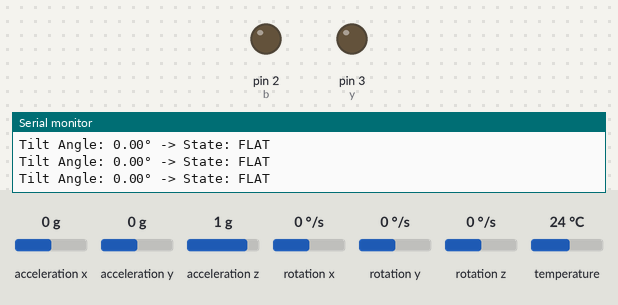
A sketch run on a simulated Arduino Uno, built with avr-gcc and run on an emulated ATmega328P. Shown: output pins drawn as LEDs (lit = HIGH), the last lines printed to the serial monitor. Inputs (shaded band) come from the test bench; at power-on: acceleration y 0 g, acceleration x 0 g, acceleration z 1 g, rotation x 0 °/s, rotation y 0 °/s, rotation z 0 °/s, temperature 24 °C.

Above: at 1.2 s.
1.3 s: acceleration y set to -0.3 g
At 2.1 s:
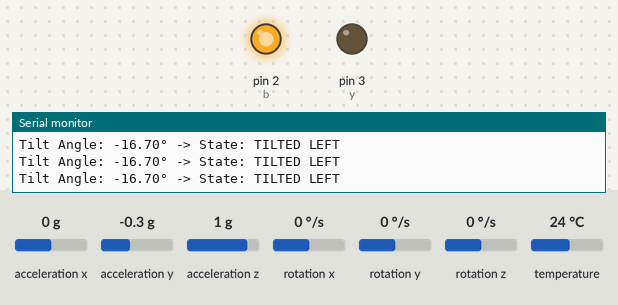
2.9 s: acceleration y set to 0 g
5.9 s: acceleration y set to 0.3 g
At 7.0 s:
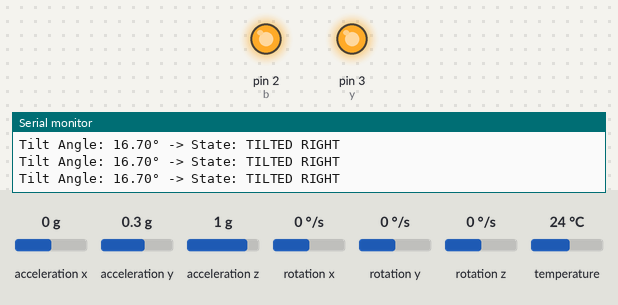
Timing chart, 0 to 8.9 s (numbered marks = the images above; inputs shaded):
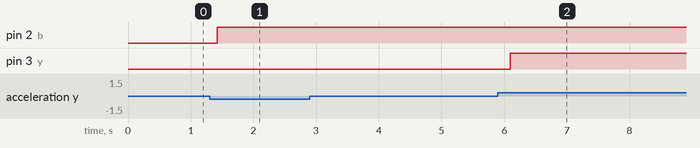

The sketch:

mpu_project.ino
```cpp
/*
  06 - MPU6050 Accelerometer and Gyroscope (I2C)
  Board: Arduino Uno / Nano

  Libraries required (install from Sketch > Include Library > Manage Libraries):
    - "Adafruit MPU6050" by Adafruit .......... version 2.2.6
    - "Adafruit BusIO" by Adafruit ............ version 1.16.1
    - "Adafruit Unified Sensor" by Adafruit ... version 1.1.14
  (If the IDE asks to install dependencies, click "Install all".)

  Wiring (Uno / Nano):
    VCC -> 5V (3.3V also works on most GY-521 boards)
    GND -> GND
    SDA -> A4
    SCL -> A5
*/

#include <Wire.h>               // Library for I2C communication
#include <Adafruit_MPU6050.h>   // Library for the MPU6050 sensor
#include <Adafruit_Sensor.h>    // Gives us the sensors_event_t data type

Adafruit_MPU6050 mpu;   // Create the sensor object

const float TILT_THRESHOLD = 10.0;

const int y=3;
const int b=2;

void setup() {
  Serial.begin(9600);   // Start the Serial Monitor at 9600 baud

  pinMode(y, OUTPUT);
  pinMode(b, OUTPUT);

  if (!mpu.begin()) {   // Try to start the sensor
    Serial.println("MPU6050 not found. Check wiring.");
    while (true);       // Stop here forever
  }
}

void loop() {
  sensors_event_t accel, gyro, temp;      // Boxes to hold the readings
  mpu.getEvent(&accel, &gyro, &temp);     // Fill the boxes with fresh data

  // Serial.print("Accel X: ");
  // Serial.print(accel.acceleration.x);     // Acceleration in m/s^2
  // Serial.print("  Y: ");
  // Serial.print(accel.acceleration.y);
  // Serial.print("  Z: ");
  // Serial.println(accel.acceleration.z);

  float roll_rad = atan2(accel.acceleration.y, accel.acceleration.z);
  float roll_deg = roll_rad * 180.0 / M_PI;

  /* Print the exact angle to the serial monitor */
  Serial.print("Tilt Angle: ");
  Serial.print(roll_deg);
  Serial.print("° -> State: ");

  /* Determine the state based on the angle */
  if (roll_deg > TILT_THRESHOLD) {
    Serial.println("TILTED RIGHT");
    digitalWrite(y, HIGH);
  }
  else if (roll_deg < -TILT_THRESHOLD) {
    Serial.println("TILTED LEFT");
    digitalWrite(b, HIGH);
  }
  else {
    Serial.println("FLAT");
  }

  delay(200); // Check 5 times a second
}
```

Measured:
- the behaviour switches between -0.1 and -0.2 g on acceleration y (found by bisection; images 0 and 1)
- the behaviour switches between 0.1 and 0.2 g on acceleration y (found by bisection; images 1 and 2)
- after the input at 1.3 s, pin 2 (b): LOW → HIGH after 0.12 s
- after the input at 5.9 s, pin 3 (y): LOW → HIGH after 0.20 s
